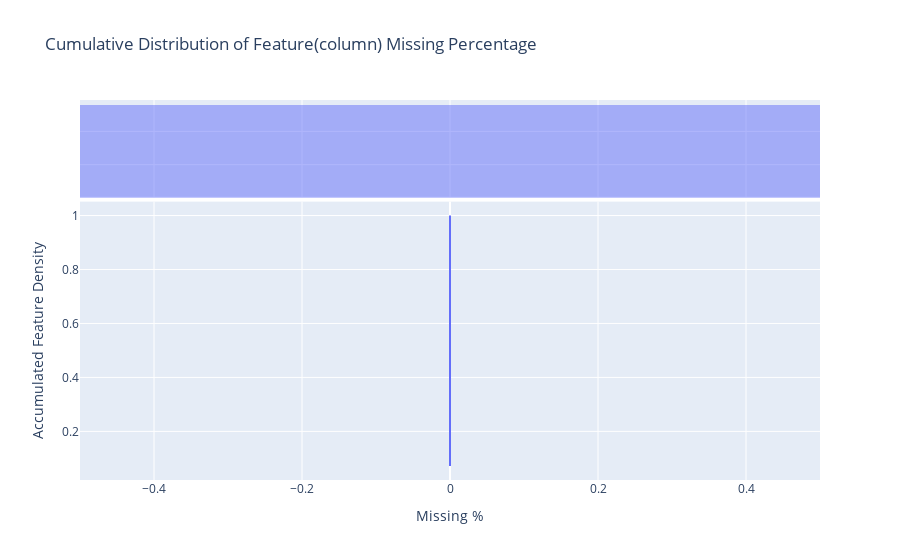

The notebook cell saved with this chart:
### Markdown cell above
After convert 'Nan' into rating based on the data description, there is no more 'missing value'.

### Code cell
feat_missing_df=missing_feat(rating_df)

### Figure 1 — Plotly figure (JSON) as saved in the notebook; plotly's stock layout.template omitted (floating-point values rounded to 4 significant figures)
{"data": [{"hovertemplate": "Missing %=%{x}<br>probability=%{y}<extra></extra>", "legendgroup": "", "line": {"dash": "solid", "shape": "hv"}, "marker": {"color": "#636efa", "symbol": "circle"}, "mode": "lines", "name": "", "orientation": "v", "showlegend": false, "type": "scatter", "x": [0, 0, 0, 0, 0, 0, 0, 0, 0, 0, 0, 0, 0, 0], "xaxis": "x", "y": [0.07143, 0.1429, 0.2143, 0.2857, 0.3571, 0.4286, 0.5, 0.5714, 0.6429, 0.7143, 0.7857, 0.8571, 0.9286, 1], "yaxis": "y"}, {"alignmentgroup": "True", "bingroup": "x", "hovertemplate": "Missing %=%{x}<br>count=%{y}<extra></extra>", "legendgroup": "", "marker": {"color": "#636efa"}, "name": "", "offsetgroup": "", "opacity": 0.5, "showlegend": false, "type": "histogram", "x": [0, 0, 0, 0, 0, 0, 0, 0, 0, 0, 0, 0, 0, 0], "xaxis": "x2", "yaxis": "y2"}], "layout": {"barmode": "overlay", "legend": {"tracegroupgap": 0}, "title": {"text": "Cumulative Distribution of Feature(column) Missing Percentage"}, "xaxis": {"anchor": "y", "domain": [0, 1], "title": {"text": "Missing %"}}, "xaxis2": {"anchor": "y2", "domain": [0, 1], "matches": "x", "showgrid": true, "showticklabels": false}, "yaxis": {"anchor": "x", "domain": [0, 0.7326], "title": {"text": "Accumulated Feature Density"}}, "yaxis2": {"anchor": "x2", "domain": [0.7426, 1], "matches": "y2", "showgrid": true, "showline": false, "showticklabels": false, "ticks": ""}}}
